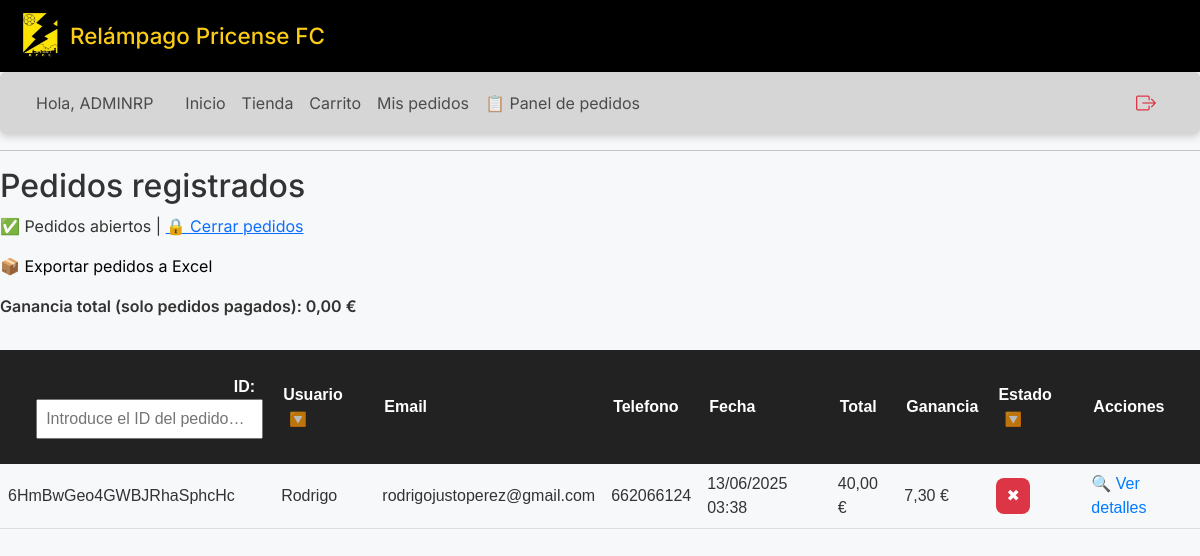
/panel/pedidos/ (signed in), run on an earlier commit of the app's database.
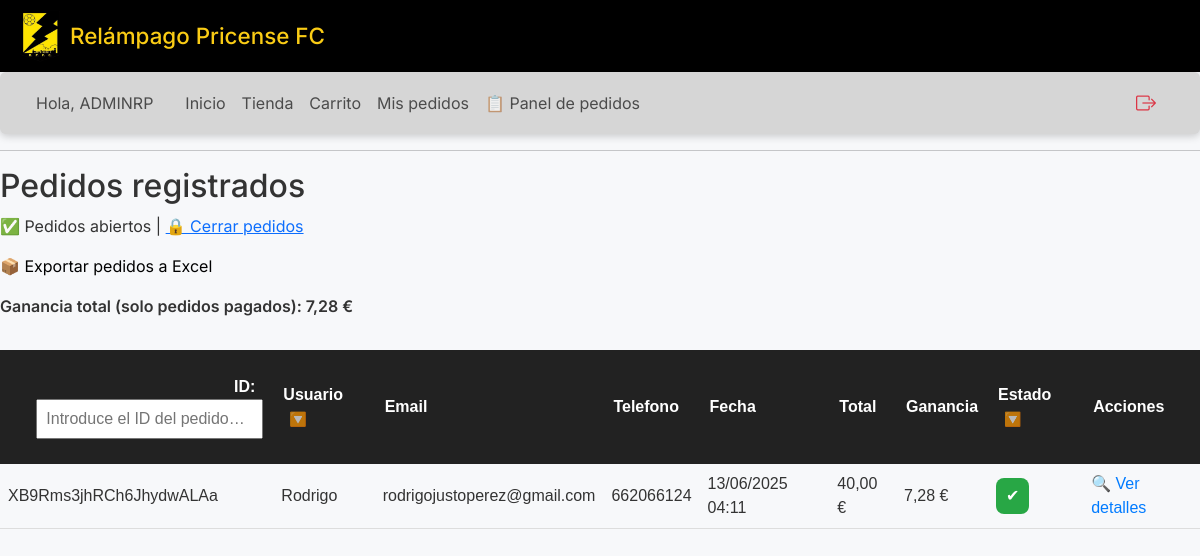
And on a later commit of the database.
### relampagoweb/models.py (models this page shows, shortened)
class Pedido(models.Model):
    usuario = models.ForeignKey(settings.AUTH_USER_MODEL, on_delete=models.CASCADE, related_name='pedidos')
    fecha = models.DateTimeField(auto_now_add=True)
    pagado = models.BooleanField(default=False)
    id = models.CharField(primary_key=True, max_length=22, default=shortuuid.uuid, editable=False)
    usar_descuento = models.BooleanField(default=False)
    from decimal import Decimal
    @property
    def total(self):
        PRECIO_CAMISETA_NORMAL   = Decimal('22.00')
        PRECIO_CAMISETA_DESC     = Decimal('20.00')
        total = Decimal('0.00')
        num_camisetas = 0
        for linea in self.lineas.all():
            if linea.compra_tipo == 'solo_camiseta':
                num_camisetas += 1
            else:
                total += linea.producto.precio
        if num_camisetas:
            pares   = (num_camisetas // 2) if self.usar_descuento else 0
            sueltas = num_camisetas - (pares * 2)
            total += (pares * 2) * PRECIO_CAMISETA_DESC
            total += sueltas * PRECIO_CAMISETA_NORMAL
        return total

class Usuario(AbstractBaseUser, PermissionsMixin):
    name = models.CharField(max_length=100)
    apellidos = models.CharField(max_length=100)
    telefono = models.CharField(max_length=20)
    email = models.EmailField(unique=True)
    is_active = models.BooleanField(default=True)
    is_staff = models.BooleanField(default=False)
    is_gestor = models.BooleanField(default=False)
    USERNAME_FIELD = 'email'
    REQUIRED_FIELDS = ['name', 'apellidos']
    objects = UsuarioManager()

class LineaPedido(models.Model):
    pedido = models.ForeignKey(Pedido, on_delete=models.CASCADE, related_name='lineas')
    producto = models.ForeignKey(Producto, on_delete=models.CASCADE)
    talla = models.CharField(max_length=10)
    nombre_dorsal = models.CharField(max_length=100, blank=True, null=True)
    numero_dorsal = models.PositiveIntegerField(blank=True, null=True)
    compra_tipo = models.CharField(max_length=20, blank=True, null=True)  # <- AÑADIDO
    precio_unitario = models.DecimalField(max_digits=6, decimal_places=2, default=0.00)
    costo_unitario  = models.DecimalField(max_digits=6, decimal_places=2, default=0.00)

### relampagoweb/views.py (the view)
# urls.py: path('panel/pedidos/', lista_pedidos_view, name='lista_pedidos'),
@user_passes_test(es_admin)
def lista_pedidos_view(request):
    pedidos = Pedido.objects.prefetch_related('lineas__producto').order_by('-usuario__name')
    for pedido in pedidos:
        ganancia_pedido = Decimal('0.00')
        for linea in pedido.lineas.all():
            ganancia_pedido += (linea.precio_unitario - linea.costo_unitario)
        pedido.ganancia_calc = ganancia_pedido
    ganancias_totales = Decimal('0.00')
    lineas_pagadas = LineaPedido.objects.filter(pedido__pagado=True).only('precio_unitario', 'costo_unitario')
    for linea in lineas_pagadas:
        ganancias_totales += (linea.precio_unitario - linea.costo_unitario)
    config = get_configuracion()
    return render(request, 'admin/lista_pedidos.html', {
        'pedidos': pedidos,
        'config': config,
        'ganancias_totales': ganancias_totales,
    })

### relampagoweb/views.py (called while the page is built)
def es_admin(user):
    return user.is_authenticated and user.is_staff

def get_configuracion():
    config, created = Configuracion.objects.get_or_create(id=1)
    return config

### relampagoweb/templates/admin/lista_pedidos.html (shortened to what this page needs)
{% extends "base.html" %}
{% block content %}
<h2>Pedidos registrados</h2>
<p>
  {% if config.pedidos_abiertos %}
    ✅ Pedidos abiertos |
    <a href="{% url 'alternar_pedidos' %}">🔒 Cerrar pedidos</a>
  {% else %}
    ❌ Pedidos cerrados |
    <a href="{% url 'alternar_pedidos' %}">🔓 Abrir pedidos</a>
  {% endif %}
</p>
<p>
  <a href="{% url 'exportar_pedidos' %}" style="text-decoration: none; color: black;">
    📦 Exportar pedidos a Excel
  </a>
</p>
<p style="font-weight:600; margin-bottom:1em;">
  Ganancia total (solo pedidos pagados): {{ ganancias_totales|floatformat:2 }} €
</p>
<div class="table-responsive">
  <table id="tabla-pedidos">
    <thead>
      <tr>
        <th><div style="margin: 15px 0; text-align: right;">
  <label for="buscador-id" style="margin-right: 8px; font-weight: 600;">ID:</label>
  <input
    id="buscador-id"
    type="text"
    placeholder="Introduce el ID del pedido…"
    style="padding: 6px 8px; max-width: 260px;"
  >
</div></th>
        <th class="sortable">Usuario <span class="filtro-icono">🔽</span></th>
        <th>Email</th>
        <th>Telefono</th>
        <th>Fecha</th>
        <th>Total</th>
        <th>Ganancia</th>
        <th class="sortable">Estado <span class="filtro-icono">🔽</span></th>
        <th>Acciones</th>
      </tr>
    </thead>
    <tbody>
      {% for pedido in pedidos %}
      <tr>
        <td>{{ pedido.id }}</td>
        <td>{{ pedido.usuario.name }}</td>
        <td>{{ pedido.usuario.email }}</td>
        <td>{{ pedido.usuario.telefono }}</td>
        <td>{{ pedido.fecha|date:"d/m/Y H:i" }}</td>
        <td>{{ pedido.total }} €</td>
        <td>{{ pedido.ganancia_calc|floatformat:2 }} €</td>
        <td>
          <form method="POST" action="{% url 'cambiar_estado_pedido' pedido.id %}" class="estado-form">
            {% if pedido.pagado %}
              <button type="submit" class="estado-btn estado-pagado" title="Marcar como moroso">✔</button>
            {% else %}
              <button type="submit" class="estado-btn estado-moroso" title="Marcar como pagado">✖</button>
            {% endif %}
          </form>
        </td>
        <td>
          <a href="{% url 'detalle_pedido_admin' pedido.id %}" class="detalle-link">🔍 Ver detalles</a>
        </td>
      </tr>
      {% endfor %}
    </tbody>
  </table>
</div>
{% endblock %}

What changed in the data, as far as the page shows it:
removed Pedido: id "6HmBwGeo4GWBJRhaSphcHc", usuario.name "Rodrigo", usuario.email "rodrigojustoperez@gmail.com", usuario.telefono "662066124", fecha "13/06/2025 03:38", total "40,00", ganancia_calc "7,30"
added Pedido: id "XB9Rms3jhRCh6JhydwALAa", usuario.name "Rodrigo", usuario.email "rodrigojustoperez@gmail.com", usuario.telefono "662066124", fecha "13/06/2025 04:11", total "40,00", ganancia_calc "7,28"
Also different on the page:
{{ ganancias_totales|floatformat:2 }}: "0,00" → "7,28"
